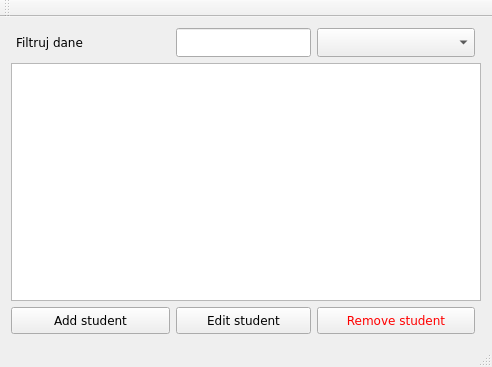
<?xml version="1.0" encoding="UTF-8"?>
<ui version="4.0">
 <class>Katalog_JIPP_ProjectClass</class>
 <widget class="QMainWindow" name="Katalog_JIPP_ProjectClass">
  <property name="geometry">
   <rect>
    <x>0</x>
    <y>0</y>
    <width>492</width>
    <height>367</height>
   </rect>
  </property>
  <property name="sizePolicy">
   <sizepolicy hsizetype="Expanding" vsizetype="Fixed">
    <horstretch>0</horstretch>
    <verstretch>0</verstretch>
   </sizepolicy>
  </property>
  <property name="windowTitle">
   <string>Katalog_JIPP_Project</string>
  </property>
  <widget class="QWidget" name="centralWidget">
   <layout class="QGridLayout" name="gridLayout_2">
    <item row="0" column="0">
     <layout class="QGridLayout" name="gridLayout">
      <item row="0" column="6">
       <widget class="QComboBox" name="comboBox_filtrowanie">
        <property name="styleSheet">
         <string notr="true">font-family: verdana; padding: 5</string>
        </property>
       </widget>
      </item>
      <item row="2" column="6">
       <widget class="QPushButton" name="removeStudent_button">
        <property name="enabled">
         <bool>true</bool>
        </property>
        <property name="sizePolicy">
         <sizepolicy hsizetype="Expanding" vsizetype="Fixed">
          <horstretch>0</horstretch>
          <verstretch>0</verstretch>
         </sizepolicy>
        </property>
        <property name="font">
         <font>
          <family>Verdana</family>
         </font>
        </property>
        <property name="styleSheet">
         <string notr="true">padding: 5; color: red</string>
        </property>
        <property name="text">
         <string>Remove student</string>
        </property>
       </widget>
      </item>
      <item row="2" column="0">
       <widget class="QPushButton" name="addStudent_button">
        <property name="sizePolicy">
         <sizepolicy hsizetype="Expanding" vsizetype="Fixed">
          <horstretch>0</horstretch>
          <verstretch>0</verstretch>
         </sizepolicy>
        </property>
        <property name="font">
         <font>
          <family>Verdana</family>
         </font>
        </property>
        <property name="styleSheet">
         <string notr="true">padding: 5</string>
        </property>
        <property name="text">
         <string>Add student</string>
        </property>
       </widget>
      </item>
      <item row="1" column="0" colspan="8">
       <widget class="QListWidget" name="listWidget">
        <property name="sizePolicy">
         <sizepolicy hsizetype="Expanding" vsizetype="Expanding">
          <horstretch>0</horstretch>
          <verstretch>0</verstretch>
         </sizepolicy>
        </property>
       </widget>
      </item>
      <item row="0" column="1" colspan="5">
       <widget class="QLineEdit" name="filtrowanie_lineEdit">
        <property name="styleSheet">
         <string notr="true">font-family: verdana; padding: 5</string>
        </property>
       </widget>
      </item>
      <item row="0" column="0">
       <widget class="QLabel" name="filtrowanieDanych_label">
        <property name="styleSheet">
         <string notr="true">padding: 2; font-family: verdana</string>
        </property>
        <property name="text">
         <string>Filtruj dane</string>
        </property>
       </widget>
      </item>
      <item row="2" column="1" colspan="5">
       <widget class="QPushButton" name="editStudent_button">
        <property name="enabled">
         <bool>true</bool>
        </property>
        <property name="sizePolicy">
         <sizepolicy hsizetype="Expanding" vsizetype="Fixed">
          <horstretch>0</horstretch>
          <verstretch>0</verstretch>
         </sizepolicy>
        </property>
        <property name="font">
         <font>
          <family>Verdana</family>
         </font>
        </property>
        <property name="styleSheet">
         <string notr="true">padding:5</string>
        </property>
        <property name="text">
         <string>Edit student</string>
        </property>
       </widget>
      </item>
     </layout>
    </item>
   </layout>
  </widget>
  <widget class="QMenuBar" name="menuBar">
   <property name="geometry">
    <rect>
     <x>0</x>
     <y>0</y>
     <width>492</width>
     <height>21</height>
    </rect>
   </property>
  </widget>
  <widget class="QToolBar" name="mainToolBar">
   <attribute name="toolBarArea">
    <enum>TopToolBarArea</enum>
   </attribute>
   <attribute name="toolBarBreak">
    <bool>false</bool>
   </attribute>
  </widget>
  <widget class="QStatusBar" name="statusBar"/>
 </widget>
 <layoutdefault spacing="6" margin="11"/>
 <resources>
  <include location="Katalog_JIPP_Project.qrc"/>
 </resources>
 <connections>
  <connection>
   <sender>addStudent_button</sender>
   <signal>clicked()</signal>
   <receiver>Katalog_JIPP_ProjectClass</receiver>
   <slot>addStudentButton_Clicked()</slot>
   <hints>
    <hint type="sourcelabel">
     <x>172</x>
     <y>323</y>
    </hint>
    <hint type="destinationlabel">
     <x>165</x>
     <y>344</y>
    </hint>
   </hints>
  </connection>
 </connections>
 <slots>
  <slot>addStudentButton_Clicked()</slot>
 </slots>
</ui>
